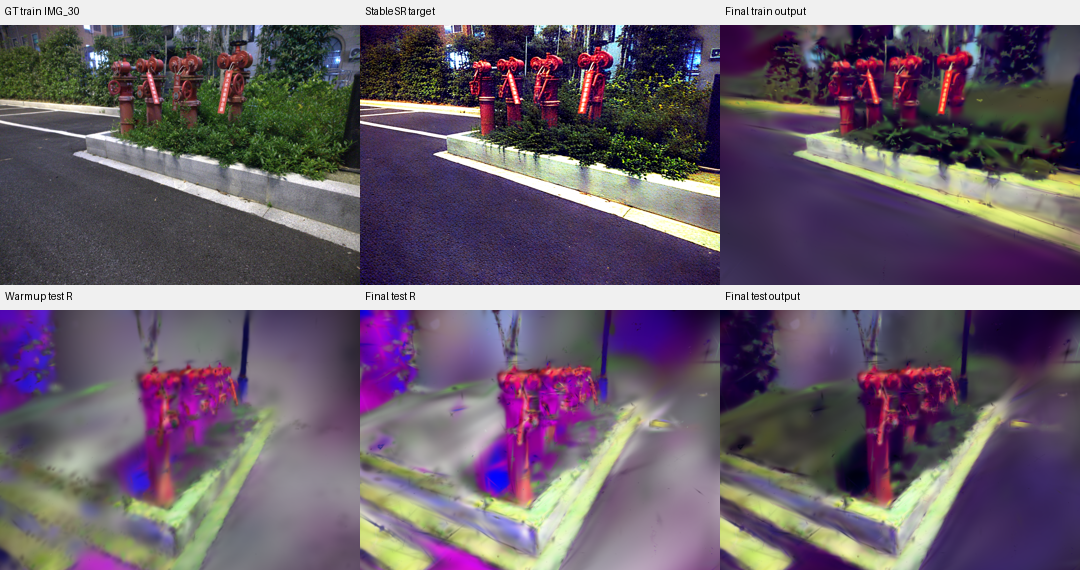
#> input picture diagnostics/firehydrant_2j9b7bvs/comparison.png, 1080 x 570 px, given as the content of the folder ../diagnostics/firehydrant_2j9b7bvs/comparison.png, which was not available
$ python refine_llnerf_targets.py ../diagnostics/firehydrant_2j9b7bvs/comparison.png out.png
#> lines starting #> are read from the running program, lines starting #| are printed output that depends on the picture; after the words box and inside, x2 and y2 are one past the last pixel; in counts of white or black regions, pixels touching at a corner belong together; pictures that were not available may be replaced by others from this repository, and a replacement may not be noted
"""Prepare denoised, color-balanced CIDNet targets for LLNeRF scenes.

The source and output should contain registered, already undistorted PNGs.
This keeps multi-view geometry unchanged and only changes 2D teacher images.
"""

import argparse
from pathlib import Path

import cv2
import numpy as np


def main():
    parser = argparse.ArgumentParser(description=__doc__)
    parser.add_argument("source", type=Path)
    parser.add_argument("destination", type=Path)
    parser.add_argument("--denoise-strength", type=float, default=8.0)
    parser.add_argument("--grayworld-strength", type=float, default=0.8)
    parser.add_argument("--unsharp-amount", type=float, default=0.35)
    args = parser.parse_args()
    paths = sorted(args.source.glob("*.png"))
    if not paths:
        parser.error("No PNGs found in source")
    if args.destination.exists() and any(args.destination.iterdir()):
        parser.error("Destination must be empty")
    if args.denoise_strength <= 0 or not 0 <= args.grayworld_strength <= 1 or args.unsharp_amount < 0:
        parser.error("Invalid enhancement parameters")
    args.destination.mkdir(parents=True, exist_ok=True)
    for path in paths:
        bgr = cv2.imread(str(path), cv2.IMREAD_COLOR)
#> bgr is the input picture: shape (570, 1080, 3); mean B, G, R 110.1, 96.7, 108.9
        if bgr is None:
            raise ValueError(f"Could not read {path}")
        denoised = cv2.fastNlMeansDenoisingColored(
            bgr, None, args.denoise_strength, args.denoise_strength, 7, 21
        ).astype(np.float32) / 255.0
        # Gray-world uses only medium luminance pixels, so black background
        # and clipped highlights do not dominate the global white balance.
        value = denoised.mean(axis=2)
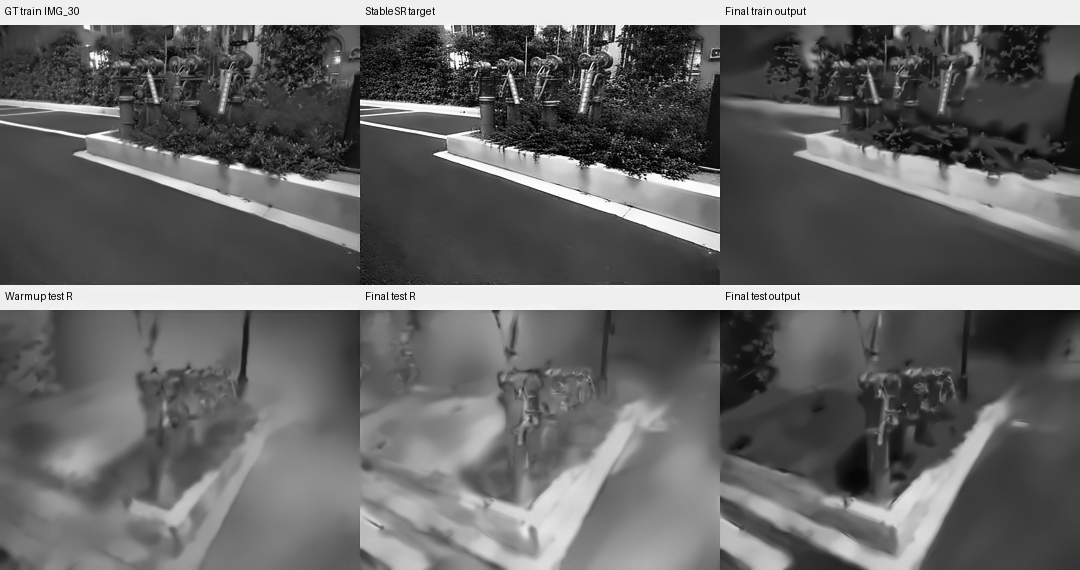
#> value: shape (570, 1080) float32; min 0, max 0.996, mean 0.411
        mask = (value > 0.12) & (value < 0.85)
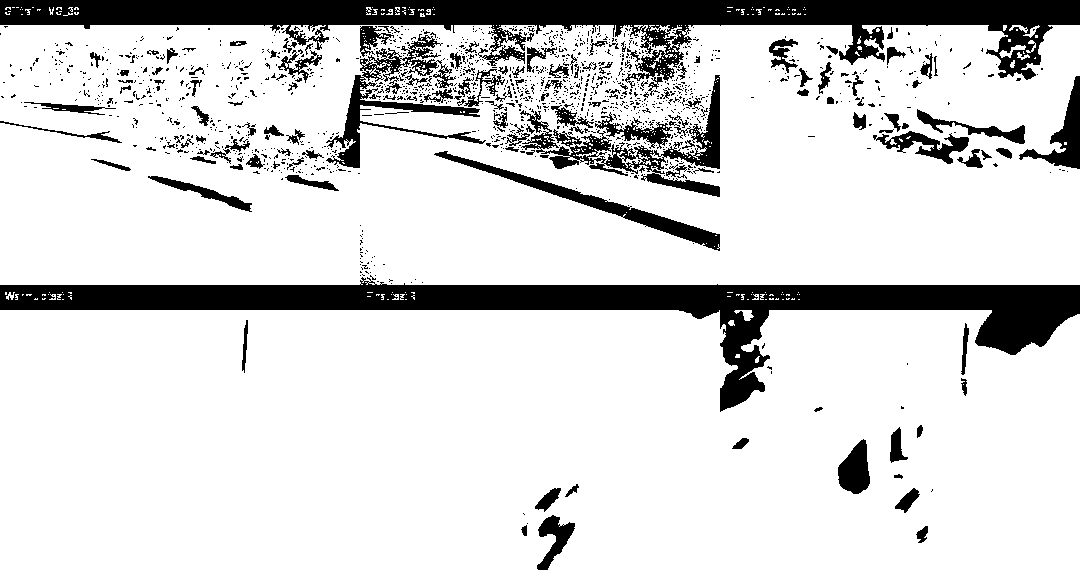
#> mask: shape (570, 1080) bool; 83.6% white; 1366 black regions (1217 under 20 px), largest, box (x1, y1, x2, y2) and area: (0, 277, 1080, 412) 32977, (0, 0, 1080, 96) 32215, (520, 75, 720, 197) 4935
        mean = denoised[mask].mean(axis=0) if np.any(mask) else denoised.mean(axis=(0, 1))
#> mean = [0.391, 0.334, 0.389]
        neutral = float(mean.mean())
#> neutral = 0.372
        gain = np.power(neutral / np.maximum(mean, 0.02), args.grayworld_strength)
#> gain = [0.96, 1.09, 0.963]
        gain = np.clip(gain, 0.8, 1.25)
        balanced = np.clip(denoised * gain.reshape(1, 1, 3), 0, 1)
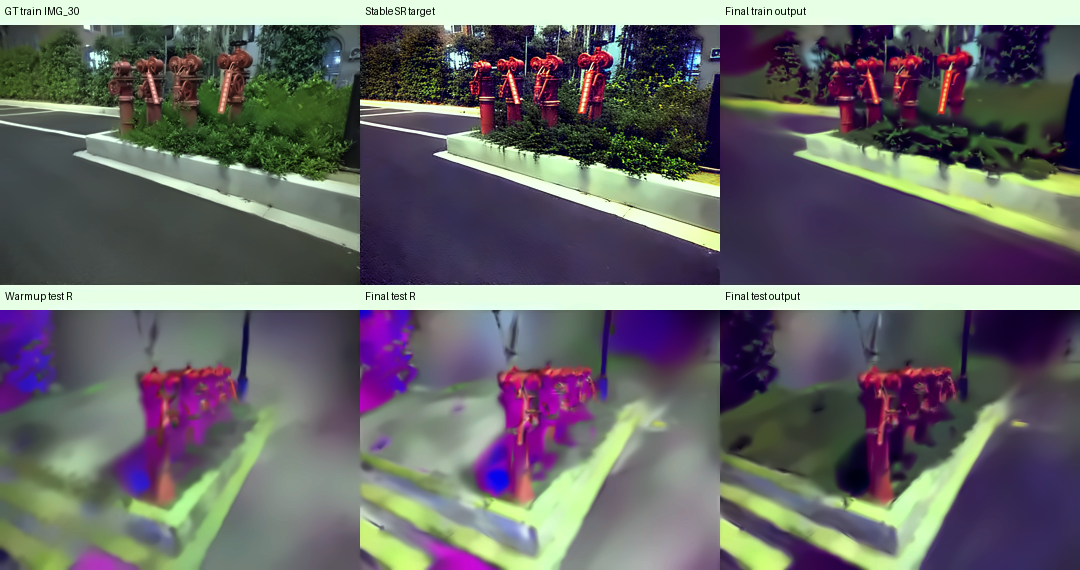
#> balanced: shape (570, 1080, 3) float32; mean B, G, R 0.413, 0.408, 0.41
        blur = cv2.GaussianBlur(balanced, (0, 0), 1.2)
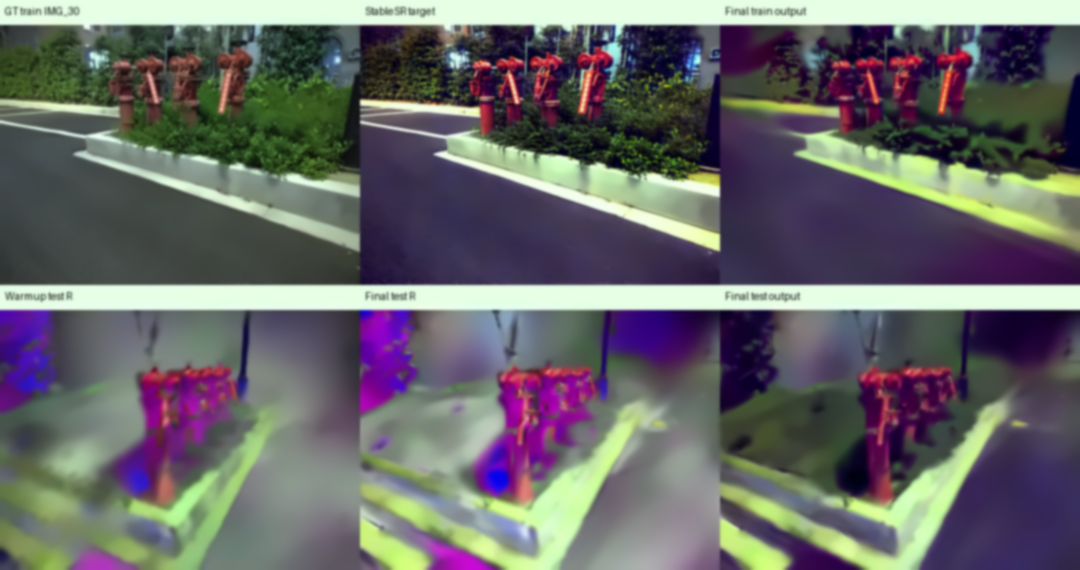
#> blur: shape (570, 1080, 3) float32; mean B, G, R 0.413, 0.408, 0.41
        sharp = np.clip(balanced + args.unsharp_amount * (balanced - blur), 0, 1)
        output = np.round(sharp * 255).astype(np.uint8)
        if not cv2.imwrite(str(args.destination / path.name), output):
            raise OSError(f"Could not write {args.destination / path.name}")
    print(f"Saved {len(paths)} targets to {args.destination}")


if __name__ == "__main__":
    main()

$ run again, on diagnostics/firehydrant_2j9b7bvs/main_fixed_enhanced.png
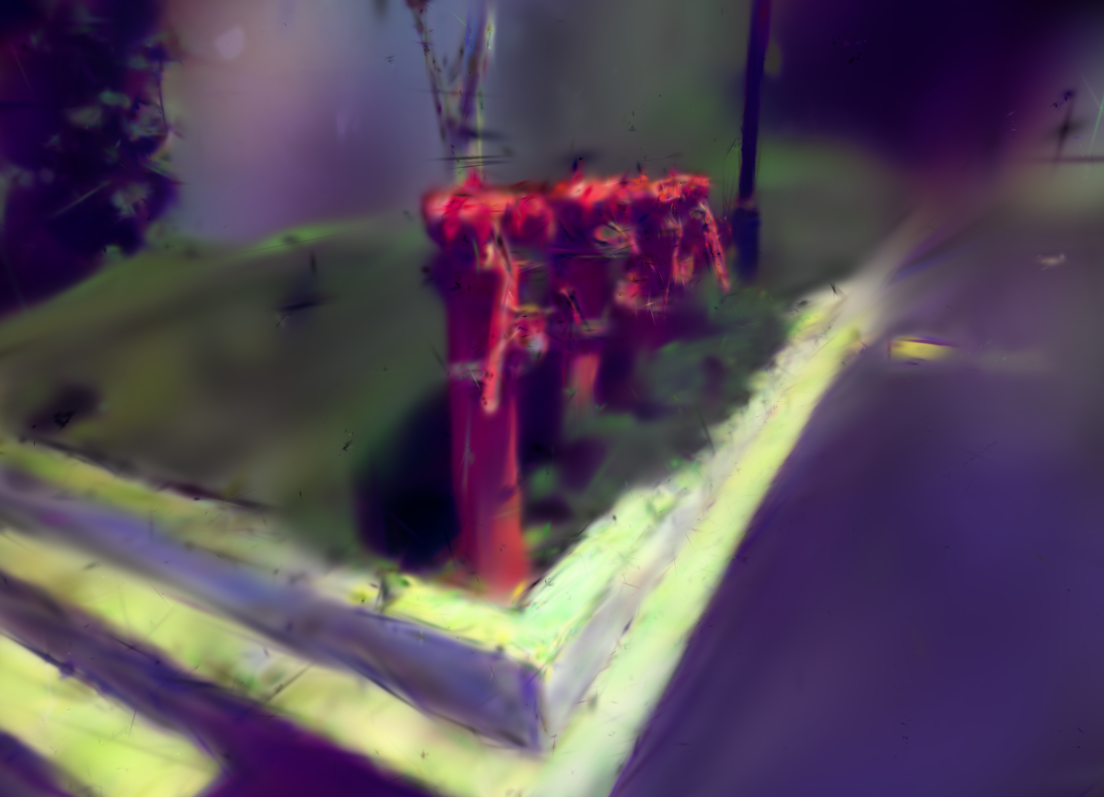
#> input picture diagnostics/firehydrant_2j9b7bvs/main_fixed_enhanced.png, 1104 x 797 px, given as the content of the folder ../diagnostics/firehydrant_2j9b7bvs/main_fixed_enhanced.png, which was not available
#> in main, bgr is the input picture: shape (797, 1104, 3); mean B, G, R 88.9, 73.2, 86.3
#> in main, `mask = (value > 0.12) & (value < 0.85)`:
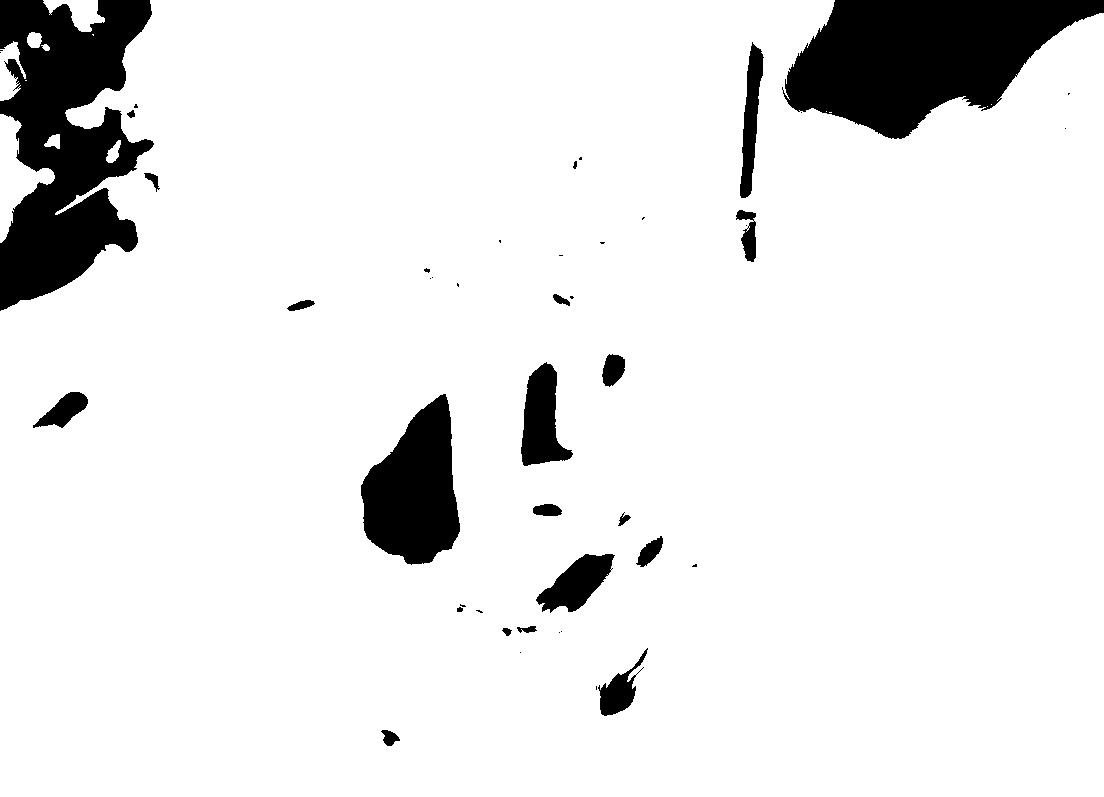
#> mask: shape (797, 1104) bool; 90.9% white; 46 black regions (24 under 20 px), largest, box (x1, y1, x2, y2) and area: (0, 0, 154, 311) 29337, (782, 0, 1104, 139) 27300, (361, 394, 460, 565) 11175
#> mean = [0.361, 0.308, 0.359]
#> neutral = 0.343
#> gain = [0.959, 1.09, 0.964]
#> in main, `output = np.round(sharp * 255).astype(np.uint8)`:
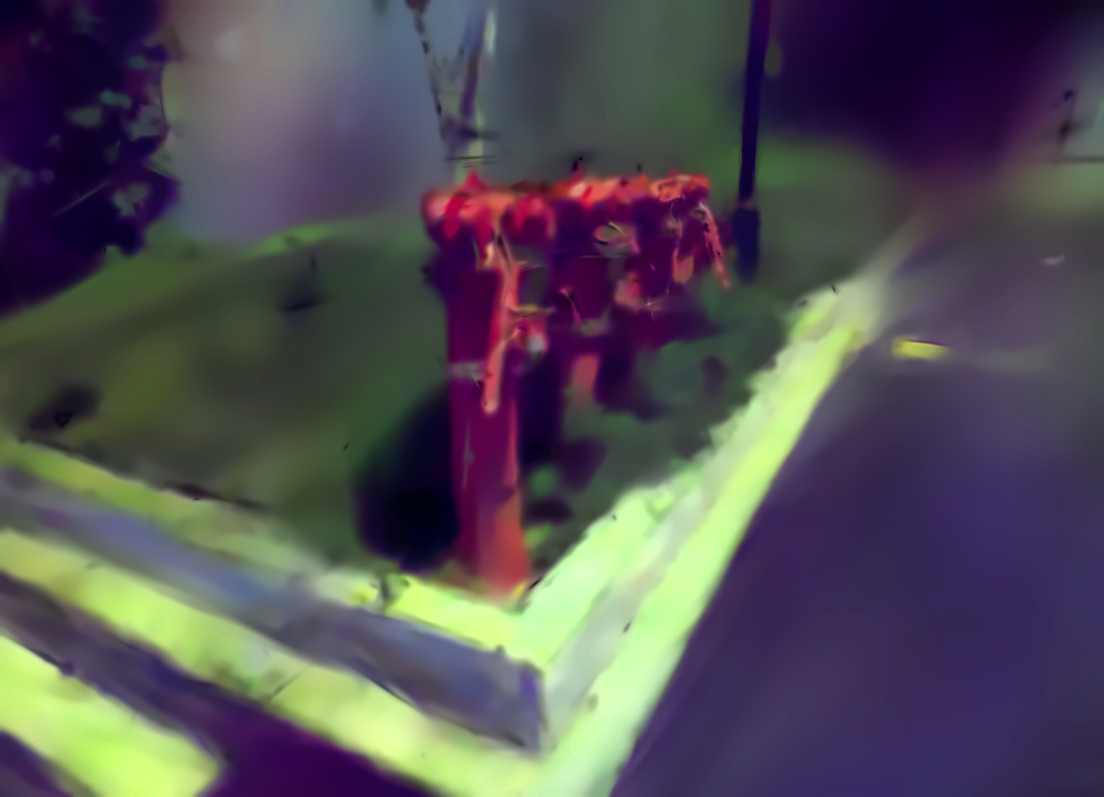
#> output: shape (797, 1104, 3); mean B, G, R 85, 79.1, 82.9
